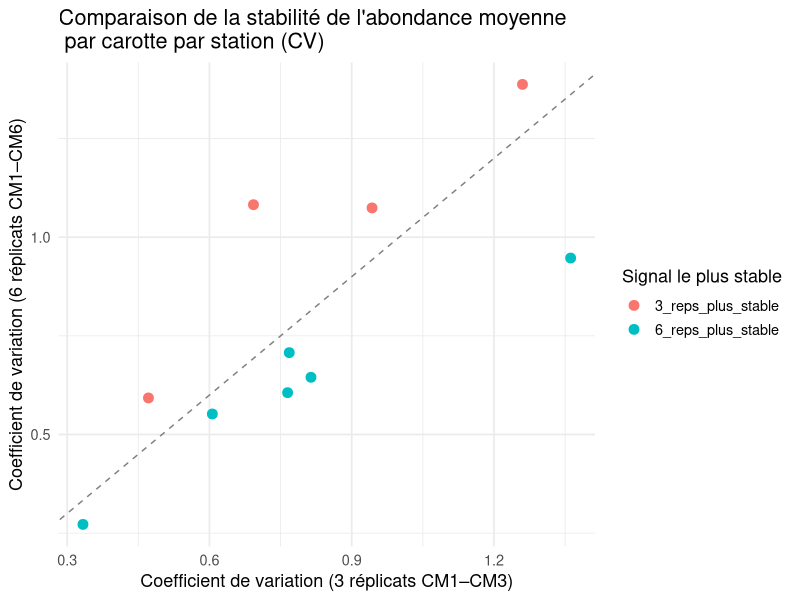

This chart was generated by the following R code: (Note: this script raises an error after producing the figure.)


# --- Chargement des packages ---
library(tidyverse)

# --- Import des données ---
df <- read.csv("data/raw-data/1.faune/coll25.csv", sep=";")

# Aperçu rapide
head(df)

# === PARTIE 1 — Abondance totale et stabilité ===
# --- Étape 1 : calcul de la somme d’abondance par station et par répétition ---
df_sum <- df %>%
  group_by(station, rep) %>%
  summarise(ABONDANCE_TOTALE = sum(ABONDANCE_TOTALE, na.rm = TRUE), .groups = "drop")

# --- Étape 2 : identifier les réplicats CM1 à CM3 et CM1 à CM6 ---
# stabilité = coefficient de variation (CV = sd / mean)
stability <- df_sum %>%
  group_by(station) %>%
  summarise(
    cv_3 = sd(ABONDANCE_TOTALE[rep %in% c("CM1", "CM2", "CM3")], na.rm = TRUE) /
      mean(ABONDANCE_TOTALE[rep %in% c("CM1", "CM2", "CM3")], na.rm = TRUE),
    cv_6 = sd(ABONDANCE_TOTALE[rep %in% paste0("CM", 1:6)], na.rm = TRUE) /
      mean(ABONDANCE_TOTALE[rep %in% paste0("CM", 1:6)], na.rm = TRUE)
  ) %>%
  mutate(
    plus_stable = if_else(cv_3 < cv_6, "3_reps_plus_stable", "6_reps_plus_stable"),
    gain_stabilite = cv_6 - cv_3
  )

# --- Étape 3 : visualisation de la comparaison ---
ggplot(stability, aes(x = cv_3, y = cv_6)) +
  geom_abline(linetype = 2, color = "grey50") +
  geom_point(aes(color = plus_stable), size = 3) +
  theme_minimal(base_size = 13) +
  labs(
    x = "Coefficient de variation (3 réplicats CM1–CM3)",
    y = "Coefficient de variation (6 réplicats CM1–CM6)",
    color = "Signal le plus stable",
    title = "Comparaison de la stabilité de l'abondance moyenne\n par carotte par station (CV)"
  )

# --- Étape 4 : résumé global ---
stability %>%
  count(plus_stable) %>%
  mutate(pct = round(100 * n / sum(n), 1))

# --- Test global (Wilcoxon) ---
wilcox.test(stability$cv_3, stability$cv_6, paired = TRUE)


# === PARTIE 2 — Composition spécifique : PCoA Bray–Curtis ===
# -- Agrégation par station × rép × taxon --
df_wide <- df %>%
  group_by(station, rep, NOM_CITE) %>%
  summarise(abond = sum(ABONDANCE_TOTALE, na.rm = TRUE), .groups = "drop") %>%
  pivot_wider(names_from = NOM_CITE, values_from = abond, values_fill = 0)

# --- Moyenne par station sur 3 réplicats (CM1–CM3) ---
mat_3 <- df_wide %>%
  filter(rep %in% c("CM1", "CM2", "CM3")) %>%
  group_by(station) %>%
  summarise(across(-rep, mean, na.rm = TRUE)) %>%
  column_to_rownames("station")

# --- Moyenne par station sur 6 réplicats (CM1–CM6) ---
mat_6 <- df_wide %>%
  filter(rep %in% paste0("CM", 1:6)) %>%
  group_by(station) %>%
  summarise(across(-rep, mean, na.rm = TRUE)) %>%
  column_to_rownames("station")

# --- Vérification : mêmes stations et mêmes espèces ---
mat_3 <- mat_3[, intersect(colnames(mat_3), colnames(mat_6))]
mat_6 <- mat_6[, intersect(colnames(mat_3), colnames(mat_6))]

# --- Distances Bray-Curtis ---
dist_3 <- vegdist(mat_3, method = "bray")
dist_6 <- vegdist(mat_6, method = "bray")

# --- PCoA ---
pcoa_3 <- cmdscale(dist_3, k = 2, eig = TRUE)
pcoa_6 <- cmdscale(dist_6, k = 2, eig = TRUE)

# --- Assemblage pour ggplot ---
df_pcoa <- tibble(
  station = rownames(mat_3),
  x3 = pcoa_3$points[,1],
  y3 = pcoa_3$points[,2],
  x6 = pcoa_6$points[,1],
  y6 = pcoa_6$points[,2]
)

# --- Visualisation comparative ---
ggplot(df_pcoa) +
  geom_segment(aes(x = x3, y = y3, xend = x6, yend = y6),
               arrow = arrow(length = unit(0.1, "cm")), color = "grey60") +
  geom_point(aes(x = x3, y = y3), color = "steelblue", size = 3) +
  geom_point(aes(x = x6, y = y6), color = "tomato", size = 3) +
  theme_minimal(base_size = 13) +
  labs(
    title = "PCoA Bray–Curtis : composition des communautés \n(3 vs 6 réplicats)",
    x = "Axe 1", y = "Axe 2"
  )

# --- Concordance entre ordinations : Procrustes ---
pro <- protest(pcoa_3$points, pcoa_6$points, permutations = 999)
summary(pro)

# --- Test PERMANOVA sur matrice combinée (optionnel) ---
# Combine data long avec facteur "Nb_reps"
mat_all <- bind_rows(
  mat_3 %>% as.data.frame() %>% mutate(nb_rep = "3"),
  mat_6 %>% as.data.frame() %>% mutate(nb_rep = "6")
)
adonis2(mat_all[, -ncol(mat_all)] ~ nb_rep, data = mat_all, method = "bray")
